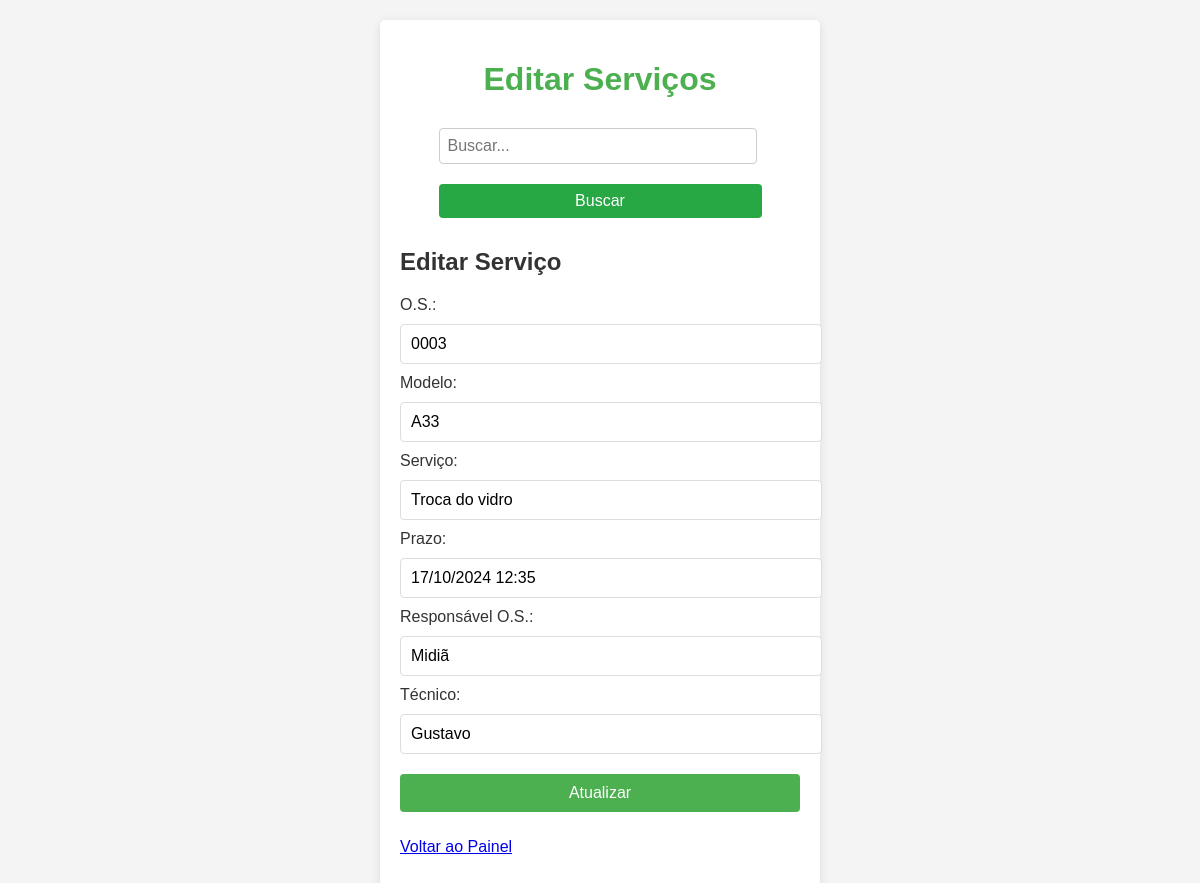
The page /editar_servico.php?edit=9 (signed in) on the database its author committed.
### tables this page shows
CREATE TABLE `servicos` (
  `id` int(11) NOT NULL,
  `os` varchar(255) NOT NULL,
  `modelo` varchar(255) NOT NULL,
  `servico` varchar(255) NOT NULL,
  `prazo` datetime NOT NULL,
  `responsavel_os` varchar(255) NOT NULL,
  `tecnico` varchar(255) NOT NULL,
  `carimbo` datetime NOT NULL,
  `entrega` tinyint(1) NOT NULL DEFAULT 0
);

### editar_servico.php (the view, shortened to what this page needs)
<?php
require 'config.php';
$servicoParaEditar = null;
$searchQuery = '';
if (isset($_GET['edit'])) {
    $idEditar = $_GET['edit'];
    $stmt = $pdo->prepare("SELECT * FROM servicos WHERE id = ?");
    $stmt->execute([$idEditar]);
    $servicoParaEditar = $stmt->fetch(PDO::FETCH_ASSOC);
}
?>
<!DOCTYPE html>
<html lang="pt-BR">
<head>
    <link rel="stylesheet" href="./css/inserir_info.css">
    <link rel="stylesheet" href="https://cdn.jsdelivr.net/npm/flatpickr/dist/flatpickr.min.css">
</head>
<body>
    <div class="container">
        <h1>Editar Serviços</h1>
        <div class="search-container">
            <form method="GET">
                <input type="text" name="search" value="<?= htmlspecialchars($searchQuery) ?>" placeholder="Buscar...">
                <button type="submit">Buscar</button>
            </form>
        </div>
        <?php if ($servicoParaEditar): ?>
            <h2>Editar Serviço</h2>
            <form method="POST">
                <label>O.S.:</label>
                <input type="text" name="os" value="<?= htmlspecialchars($servicoParaEditar['os']); ?>" required>
                <label>Modelo:</label>
                <input type="text" name="modelo" value="<?= htmlspecialchars($servicoParaEditar['modelo']); ?>" required>
                <label>Serviço:</label>
                <input type="text" name="servico" value="<?= htmlspecialchars($servicoParaEditar['servico']); ?>" required>
                <label>Prazo:</label>
                <input type="text" id="prazo" name="prazo" value="<?= date('d/m/Y H:i', strtotime($servicoParaEditar['prazo'])); ?>" required>
                <label>Responsável O.S.:</label>
                <input type="text" name="responsavel_os" value="<?= htmlspecialchars($servicoParaEditar['responsavel_os']); ?>" required>
                <label>Técnico:</label>
                <input type="text" name="tecnico" value="<?= htmlspecialchars($servicoParaEditar['tecnico']); ?>" required>
                <button type="submit">Atualizar</button>
            </form>
        <?php endif; ?>
        <p><a href="dashboard.php">Voltar ao Painel</a></p>
    </div>
</body>
</html>

### inserir_info.css (style rules this page uses)
body { font-family: Arial, sans-serif; background-color: #f4f4f4; color: #333; margin: 0; padding: 20px; }
.container { max-width: 400px; margin: 0 auto; padding: 20px; background-color: #fff; border-radius: 5px; box-shadow: 0 2px 10px rgba(0, 0, 0, 0.1); }
h1 { color: #4CAF50; margin-bottom: 20px; text-align: center; }
form { display: flex; flex-direction: column; }
input[type="text"], button { width: 100%; padding: 10px; margin: 10px 0; border: 1px solid #ddd; border-radius: 4px; font-size: 16px; }
button { background-color: #4CAF50; color: white; border: none; cursor: pointer; transition: background-color 0.3s; }

### editar_servico.php (style rules this page uses)
.search-container { display: flex; justify-content: center; margin-bottom: 20px; }
.search-container input[type="text"] { width: 300px; padding: 8px; margin-right: 5px; border: 1px solid #ccc; border-radius: 4px; }
.search-container button { padding: 8px 12px; border: none; background-color: #28a745; color: white; border-radius: 4px; cursor: pointer; }

### rows shown on the page
servicos: os "0003", modelo "A33", servico "Troca do vidro", prazo "17/10/2024 12:35", responsavel_os "Midiã", tecnico "Gustavo"
